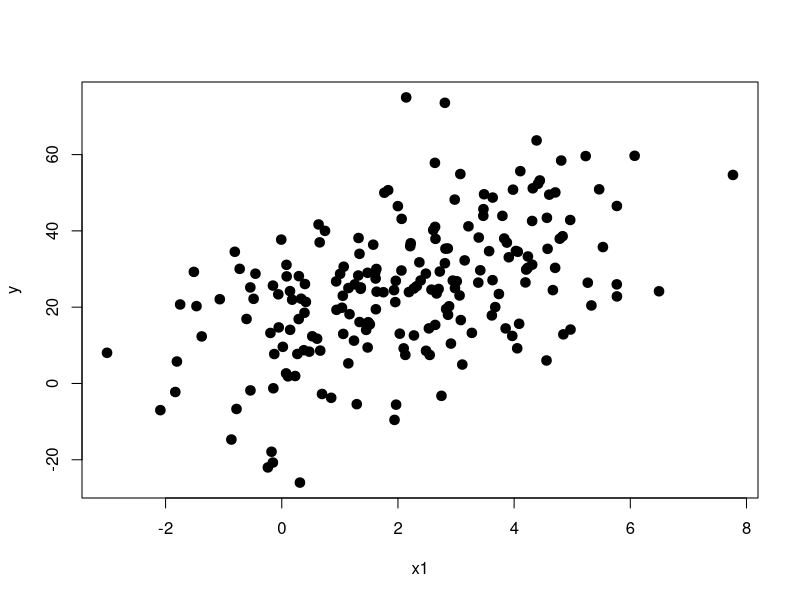

R code for this plot:
# Generate arbitrary regression model
y = c()
x1 = c()
x2 = c()
for (i in 1:200)
{
  x1[i] = rnorm(1, mean = 2, sd = 2)
  x2[i] = rnorm(1, mean = 4, sd = 3)
  y[i] = 3.3 * x1[i] + 4.8 * x2[i] + rnorm(1, mean = 0, sd = 5)
}

# Plot Data
full_data <- cbind(as.data.frame(x1), as.data.frame(x2), as.data.frame(y))
plot(x1,y, pch=19, lwd=3)


# Models
full_model <- lm(y ~ x1 + x2, data = full_data)
full_model$coefficients

x1_model <- lm(y ~ x1, data = full_data)
x1_model$coefficients

x2_model <- lm(y ~ x2, data = full_data)
x2_model$coefficients



# Evaluate Models
evaluate_full_model <- function(x1, x2)
{
  newdata = cbind(as.data.frame(x1), as.data.frame(x2))
  predict.lm(full_model, newdata)
}

evaluate_x1_model <- function(x1)
{
  newdata = as.data.frame(x1)
  predict.lm(x1_model, newdata)
}

evaluate_x2_model <- function(x2)
{
  newdata = as.data.frame(x2)
  predict.lm(x2_model, newdata)
}



# Compute Likelihoods
fit1 <- c()
for (i in 1:nrow(full_data))
{
  fit1[i] = dnorm(y[i], mean = evaluate_full_model(x1[i], x2[i]), sd = sd(residuals(full_model)))
}

fit2 <- c()
for (i in 1:nrow(full_data))
{
  fit2[i] = dnorm(y[i], mean = evaluate_x1_model(x1[i]), sd = sd(residuals(x1_model)))
}

fit3 <- c()
for (i in 1:nrow(full_data))
{
  fit3[i] = dnorm(y[i], mean = evaluate_x2_model(x2[i]), sd = sd(residuals(x2_model)))
}

fit4 <-c() # default model (mean of dependent variable)
for (i in 1:nrow(full_data))
{
  fit4[i] = dnorm(y[i], mean = mean(y), sd = sd(y - mean(y)))
}



# Compute Entropy (the lower the better)
# H(X) = -E[log f(x)], f(x) being the likelihood
# lower entropy corresponds to more predictability within a probabilistic system
-mean(log(fit1))
-mean(log(fit2))
-mean(log(fit3))
-mean(log(fit4))



# For comparison, we can display the AIC values
# don't have a model for default case (mean) so I'm ignoring it here, but 
# theoretically should be similar to x2_model
AIC(full_model)
AIC(x1_model)
AIC(x2_model)



# Information Gain - Relative Entropy
# relative entropy of full_model and x2_model
# "better" models will be > 0
# "worse" models will be < 0
# equivalent models will be 0
kl_div <- c()
for (i in 1:nrow(full_data))
{
  kl_div[i] = fit1[i]*log(fit1[i] / fit2[i])
}
-sum(kl_div)
